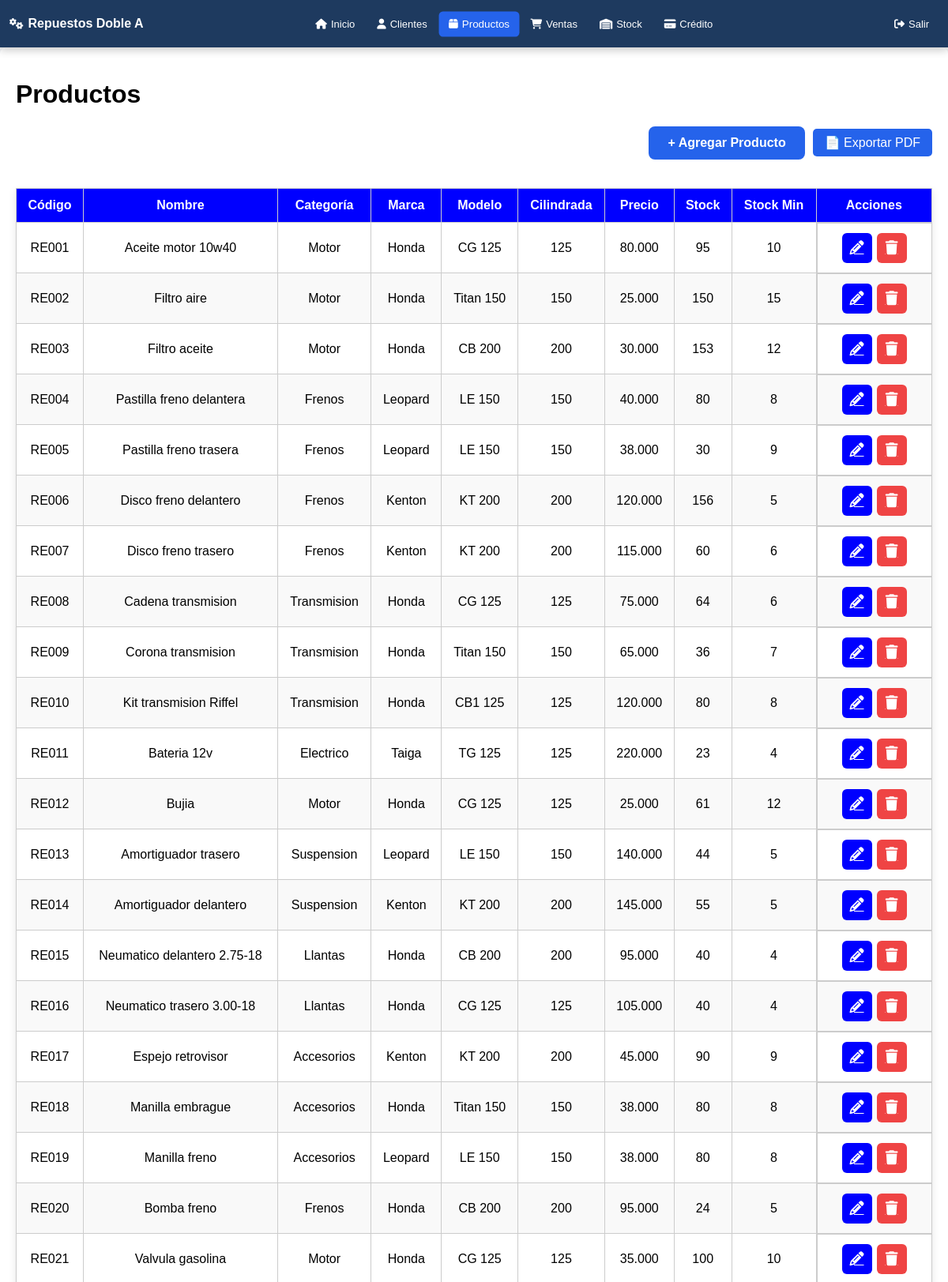
The app's page /modulos/productos/productos.php (signed in, upper part) with its own data.
### tables this page shows
CREATE TABLE `productos` (
  `id` int(11) NOT NULL AUTO_INCREMENT,
  `codigo` varchar(50) DEFAULT NULL,
  `nombre` varchar(150) NOT NULL,
  `categoria` varchar(100) DEFAULT NULL,
  `marca` varchar(50) DEFAULT NULL,
  `modelo` varchar(50) DEFAULT NULL,
  `cilindrada` varchar(10) DEFAULT NULL,
  `precio` decimal(10,2) NOT NULL DEFAULT '0.00',
  `stock` int(11) NOT NULL DEFAULT '0',
  `stock_min` int(11) NOT NULL DEFAULT '0',
  `proveedor_id` int(11) DEFAULT NULL,
  `created_at` timestamp NOT NULL DEFAULT CURRENT_TIMESTAMP,
  PRIMARY KEY (`id`),
  KEY `proveedor_id` (`proveedor_id`),
  CONSTRAINT `productos_ibfk_1` FOREIGN KEY (`proveedor_id`) REFERENCES `proveedores` (`id`) ON DELETE SET NULL
);

### modulos/productos/productos.php (the view, shortened to what this page needs)
<?php
$base_path = $_SERVER['DOCUMENT_ROOT'] . '/repuestos/';
include $base_path . 'includes/auth.php';
include $base_path . 'includes/header.php';
$stmt = $pdo->query("SELECT * FROM productos ORDER BY id ASC");
$productos = $stmt->fetchAll();
?>
<div class="container tabla-responsive">
    <h1>Productos</h1>
    <div class="form-actions-right">
        <a href="agregar_producto.php" class="btn-submit">+ Agregar Producto</a>
        <a href="exportar_productos_pdf.php" target="_blank" class="btn-export">📄 Exportar PDF</a>
    </div>
    <br><br>
    <table class="crud-table">
        <thead>
            <tr>
                <th>Código</th>
                <th>Nombre</th>
                <th>Categoría</th>
                <th>Marca</th>
                <th>Modelo</th>
                <th>Cilindrada</th>
                <th>Precio</th>
                <th>Stock</th>
                <th>Stock Min</th>
                <th>Acciones</th>
            </tr>
        </thead>
        <tbody>
        <?php
        if($productos){
            foreach($productos as $fila){
                echo '<tr>';
                echo '<td>'.htmlspecialchars($fila['codigo']).'</td>';
                echo '<td>'.htmlspecialchars($fila['nombre']).'</td>';
                echo '<td>'.htmlspecialchars($fila['categoria']).'</td>';
                echo '<td>'.htmlspecialchars($fila['marca']).'</td>';
                echo '<td>'.htmlspecialchars($fila['modelo']).'</td>';
                echo '<td>'.htmlspecialchars($fila['cilindrada']).'</td>';
                echo '<td>'.number_format($fila['precio'],0,',','.').'</td>';
                echo '<td>'.htmlspecialchars($fila['stock']).'</td>';
                echo '<td>'.htmlspecialchars($fila['stock_min']).'</td>';
                echo '<td class="acciones">';
                echo '<a href="editar_producto.php?id='.htmlspecialchars($fila['id']).'" class="btn btn-edit" data-tooltip="Editar">
                        <i class="fas fa-pencil-alt"></i>
                      </a>';
                echo '<a href="eliminar_producto.php?id='.htmlspecialchars($fila['id']).'" class="btn btn-delete" data-tooltip="Eliminar" onclick="return confirm(\'¿Seguro que deseas eliminar este producto?\')">
                        <i class="fas fa-trash"></i>
                      </a>';
                echo '</td>';
                echo '</tr>';
            }
        } else {
            echo '<tr><td colspan="10">No hay productos registrados.</td></tr>';
        }
        ?>
        </tbody>
    </table>
</div>
<?php include $base_path . 'includes/footer.php'; ?>

### style.css (style rules this page uses)
.container { padding: 20px; margin-top: 60px; max-width: 100%; margin-left: auto; margin-right: auto; background: #fff; border-radius: 8px; box-shadow: 0 4px 10px rgba(0,0,0,0.1); }
table.crud-table { width:100%; border-collapse:collapse; table-layout: auto; }
table.crud-table th, table.crud-table td { border:1px solid #ccc; padding:12px; text-align:center; word-wrap: break-word; overflow: hidden; text-overflow: ellipsis; }
table.crud-table th:last-child, table.crud-table td:last-child { width: 120px; min-width: 120px; max-width: 120px; }
table.crud-table th { background: blue; color: white; }
table.crud-table tr:nth-child(even) { background:#f9f9f9; }
.acciones { display: flex; justify-content: center; gap: 6px; }
.btn { border: none; border-radius: 6px; cursor: pointer; display: flex; align-items: center; justify-content: center; width: 38px; height: 38px; font-size: 18px; position: relative; transition: background 0.3s, transform 0.2s; color: white; }
.btn-edit { background: blue; color: white; }
.btn-delete { background: #ef4444; }
.btn i { color: white; font-size: 18px; }
.btn-submit { width: auto; padding: 12px 24px; background-color: #2563eb; color: white; font-weight: bold; font-size: 16px; border-radius: 8px; border: none; cursor: pointer; transition: background 0.3s, transform 0.2s; text-decoration: none; display: inline-flex; align-items: center; justify-content: center; gap: 8px; height: 42px; min-width: 120px; box-sizing: border-box; }
.form-actions-right { display: flex; justify-content: flex-end; margin-top: 20px; align-items: center; gap: 10px; flex-wrap: wrap; }
table { width: 100%; border-collapse: collapse; background: white; box-shadow: 0 4px 10px rgba(0,0,0,0.1); }
table th, table td { border: 1px solid #ccc; padding: 8px; text-align: center; }
table th { background: #2563eb; color: white; }
.btn-export { background: #2563eb; color: white; padding: 8px 15px; text-decoration: none; border-radius: 5px; display: inline-block; transition: background 0.3s, transform 0.2s; }
.tabla-responsive { overflow-x: auto; }

### records on screen
productos: codigo "RE001", nombre "Aceite motor 10w40", categoria "Motor", marca "Honda", modelo "CG 125", cilindrada "125", precio "80.000", stock "95", stock_min "10"
productos: codigo "RE002", nombre "Filtro aire", categoria "Motor", marca "Honda", modelo "Titan 150", cilindrada "150", precio "25.000", stock "150", stock_min "15"
productos: codigo "RE003", nombre "Filtro aceite", categoria "Motor", marca "Honda", modelo "CB 200", cilindrada "200", precio "30.000", stock "153", stock_min "12"
productos: codigo "RE004", nombre "Pastilla freno delantera", categoria "Frenos", marca "Leopard", modelo "LE 150", cilindrada "150", precio "40.000", stock "80", stock_min "8"
productos: codigo "RE005", nombre "Pastilla freno trasera", categoria "Frenos", marca "Leopard", modelo "LE 150", cilindrada "150", precio "38.000", stock "30", stock_min "9"
productos: codigo "RE006", nombre "Disco freno delantero", categoria "Frenos", marca "Kenton", modelo "KT 200", cilindrada "200", precio "120.000", stock "156", stock_min "5"
productos: codigo "RE007", nombre "Disco freno trasero", categoria "Frenos", marca "Kenton", modelo "KT 200", cilindrada "200", precio "115.000", stock "60", stock_min "6"
productos: codigo "RE008", nombre "Cadena transmision", categoria "Transmision", marca "Honda", modelo "CG 125", cilindrada "125", precio "75.000", stock "64", stock_min "6"
productos: codigo "RE009", nombre "Corona transmision", categoria "Transmision", marca "Honda", modelo "Titan 150", cilindrada "150", precio "65.000", stock "36", stock_min "7"
productos: codigo "RE010", nombre "Kit transmision Riffel", categoria "Transmision", marca "Honda", modelo "CB1 125", cilindrada "125", precio "120.000", stock "80", stock_min "8"
productos: codigo "RE011", nombre "Bateria 12v", categoria "Electrico", marca "Taiga", modelo "TG 125", cilindrada "125", precio "220.000", stock "23", stock_min "4"
productos: codigo "RE012", nombre "Bujia", categoria "Motor", marca "Honda", modelo "CG 125", cilindrada "125", precio "25.000", stock "61", stock_min "12"
productos: codigo "RE013", nombre "Amortiguador trasero", categoria "Suspension", marca "Leopard", modelo "LE 150", cilindrada "150", precio "140.000", stock "44", stock_min "5"
productos: codigo "RE014", nombre "Amortiguador delantero", categoria "Suspension", marca "Kenton", modelo "KT 200", cilindrada "200", precio "145.000", stock "55", stock_min "5"
productos: codigo "RE015", nombre "Neumatico delantero 2.75-18", categoria "Llantas", marca "Honda", modelo "CB 200", cilindrada "200", precio "95.000", stock "40", stock_min "4"
productos: codigo "RE016", nombre "Neumatico trasero 3.00-18", categoria "Llantas", marca "Honda", modelo "CG 125", cilindrada "125", precio "105.000", stock "40", stock_min "4"
productos: codigo "RE017", nombre "Espejo retrovisor", categoria "Accesorios", marca "Kenton", modelo "KT 200", cilindrada "200", precio "45.000", stock "90", stock_min "9"
productos: codigo "RE018", nombre "Manilla embrague", categoria "Accesorios", marca "Honda", modelo "Titan 150", cilindrada "150", precio "38.000", stock "80", stock_min "8"
productos: codigo "RE019", nombre "Manilla freno", categoria "Accesorios", marca "Leopard", modelo "LE 150", cilindrada "150", precio "38.000", stock "80", stock_min "8"
productos: codigo "RE020", nombre "Bomba freno", categoria "Frenos", marca "Honda", modelo "CB 200", cilindrada "200", precio "95.000", stock "24", stock_min "5"
productos: codigo "RE021", nombre "Valvula gasolina", categoria "Motor", marca "Honda", modelo "CG 125", cilindrada "125", precio "35.000", stock "100", stock_min "10"
